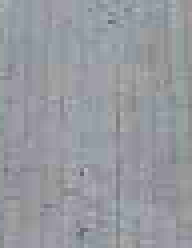
#> input picture ZAO/parking_zao_edge_detection/template.png, 48 x 62 px (shown 4 times larger)
$ python parking_spaces_sobel.py   (older library calls are emulated)
#> lines starting #> are read from the running program, lines starting #| are printed output that depends on the picture; after the words box and inside, x2 and y2 are one past the last pixel; in counts of white or black regions, pixels touching at a corner belong together
import sys
import cv2
import numpy as np
import math
import struct
import matplotlib as plt
from datetime import datetime
import glob

def order_points(pts):
    # initialzie a list of coordinates that will be ordered
    # such that the first entry in the list is the top-left,
    # the second entry is the top-right, the third is the
    # bottom-right, and the fourth is the bottom-left
    rect = np.zeros((4, 2), dtype = "float32")
    # the top-left point will have the smallest sum, whereas
    # the bottom-right point will have the largest sum
    s = pts.sum(axis = 1)
    rect[0] = pts[np.argmin(s)]
    rect[2] = pts[np.argmax(s)]
    # now, compute the difference between the points, the
    # top-right point will have the smallest difference,
    # whereas the bottom-left will have the largest difference
    diff = np.diff(pts, axis = 1)
    rect[1] = pts[np.argmin(diff)]
    rect[3] = pts[np.argmax(diff)]
    # return the ordered coordinates
    return rect

def four_point_transform(image, one_c):
    #https://www.pyimagesearch.com/2014/08/25/4-point-opencv-getperspective-transform-example/

    pts = [((float(one_c[0])), float(one_c[1])),
            ((float(one_c[2])), float(one_c[3])),
            ((float(one_c[4])), float(one_c[5])),
            ((float(one_c[6])), float(one_c[7]))]

    # obtain a consistent order of the points and unpack them
    # individually
    rect = order_points(np.array(pts))
    (tl, tr, br, bl) = rect
    # compute the width of the new image, which will be the
    # maximum distance between bottom-right and bottom-left
    # x-coordiates or the top-right and top-left x-coordinates
    widthA = np.sqrt(((br[0] - bl[0]) ** 2) + ((br[1] - bl[1]) ** 2))
    widthB = np.sqrt(((tr[0] - tl[0]) ** 2) + ((tr[1] - tl[1]) ** 2))
    maxWidth = max(int(widthA), int(widthB))
    # compute the height of the new image, which will be the
    # maximum distance between the top-right and bottom-right
    # y-coordinates or the top-left and bottom-left y-coordinates
    heightA = np.sqrt(((tr[0] - br[0]) ** 2) + ((tr[1] - br[1]) ** 2))
    heightB = np.sqrt(((tl[0] - bl[0]) ** 2) + ((tl[1] - bl[1]) ** 2))
    maxHeight = max(int(heightA), int(heightB))
    # now that we have the dimensions of the new image, construct
    # the set of destination points to obtain a "birds eye view",
    # (i.e. top-down view) of the image, again specifying points
    # in the top-left, top-right, bottom-right, and bottom-left
    # order
    dst = np.array([
	    [0, 0],
	    [maxWidth - 1, 0],
	    [maxWidth - 1, maxHeight - 1],
	    [0, maxHeight - 1]], dtype = "float32")
    # compute the perspective transform matrix and then apply it
    M = cv2.getPerspectiveTransform(rect, dst)
    warped = cv2.warpPerspective(image, M, (maxWidth, maxHeight))
    # return the warped image
    return warped

#############################################################################
#############################################################################
#############################################################################

pkm_file = open('parking_map_python.txt', 'r')
#> (reads ZAO/parking_zao_edge_detection/parking_map_python.txt from the repository)
pkm_lines = pkm_file.readlines()
pkm_coordinates = []

accuracies = []
f_scores = []

for line in pkm_lines:
    st_line = line.strip()
    sp_line = list(st_line.split(" "))
    pkm_coordinates.append(sp_line)

test_images = [img for img in glob.glob("test_images_zao/*.jpg")]
test_images.sort()

cv2.namedWindow('image', 0)

size_edges = (360, 360)
size = (60, 60)
template_blank = cv2.cvtColor(cv2.resize(cv2.imread('template.png'), size_edges), cv2.COLOR_BGR2GRAY)
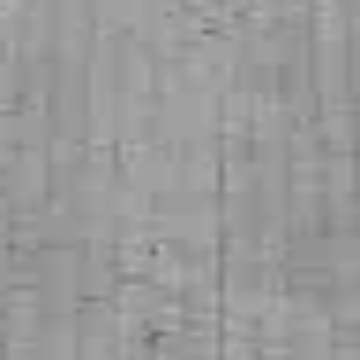
#> template_blank: shape (360, 360); min 105, max 182, mean 153.4
# cv2.cvtColor( , cv2.COLOR_BGR2GRAY)
template_empty_dark = cv2.cvtColor(cv2.resize(cv2.imread('template_empty_dark.png'), size), cv2.COLOR_BGR2GRAY)
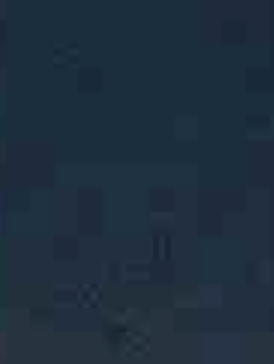
#> input picture ZAO/parking_zao_edge_detection/template_empty_dark.png, 274 x 364 px
#> template_empty_dark: shape (60, 60); min 32, max 56, mean 43.7
template_empty_snow = cv2.cvtColor(cv2.resize(cv2.imread('template_empty_snow.png'), size), cv2.COLOR_BGR2GRAY)
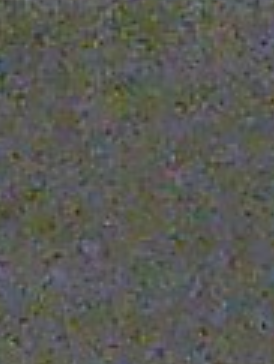
#> input picture ZAO/parking_zao_edge_detection/template_empty_snow.png, 274 x 364 px
#> template_empty_snow: shape (60, 60); min 54, max 122, mean 89.1
for img_name in test_images:
    image = cv2.imread(img_name, 1)
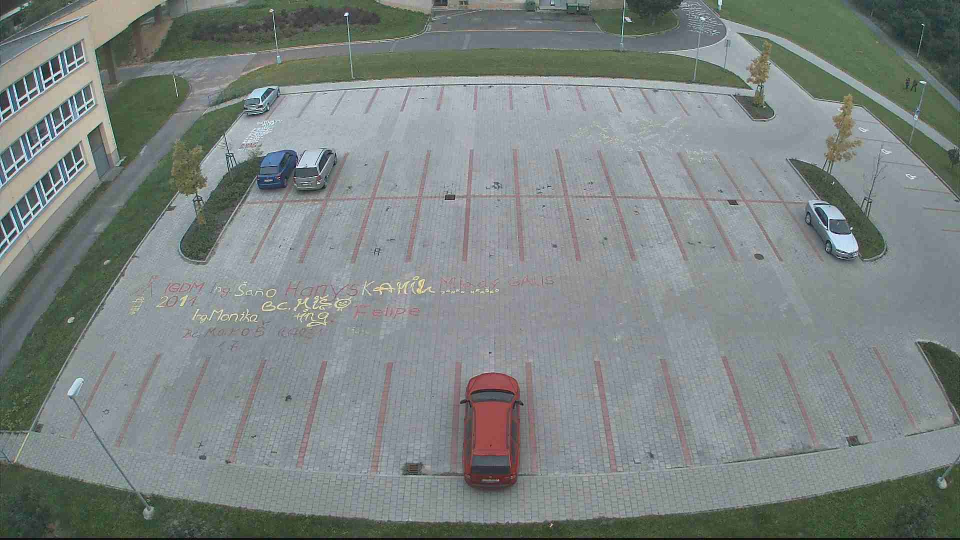
#> input picture ZAO/parking_zao_edge_detection/test_images_zao/test1.jpg, 1920 x 1080 px (shown at 1/2 size)
#> image is the input picture: shape (1080, 1920, 3); mean B, G, R 130.4, 132.4, 124.6
    results = []

    for coord in pkm_coordinates:
        color = (0, 255, 0)
        occupied = False
        parking_spot = image

        parking_spot = cv2.resize(four_point_transform(image, coord), size_edges)
        parking_spot = cv2.cvtColor(parking_spot, cv2.COLOR_BGR2GRAY)
        parking_spot = cv2.convertScaleAbs(parking_spot, alpha=1, beta=220)
        # parking_spot_sobel_x = cv2.convertScaleAbs(cv2.Sobel(parking_spot, cv2.CV_64F, 1, 0, ksize=5))
        # parking_spot_sobel_y = cv2.convertScaleAbs(cv2.Sobel(parking_spot, cv2.CV_64F, 0, 1, ksize=5))

        parking_spot_sobel = cv2.Sobel(parking_spot, cv2.CV_32F, dx=1, dy=1, ksize=5)
        edge_count = cv2.countNonZero(parking_spot_sobel)
        print(edge_count)

        if (edge_count > 50):
            color = (0, 0, 255)
            occupied = True

        cv2.line(image, (int(coord[0]), int(coord[1])), (int(coord[2]), int(coord[3])), color, 2)
        cv2.line(image, (int(coord[2]), int(coord[3])), (int(coord[4]), int(coord[5])), color, 2)
        cv2.line(image, (int(coord[4]), int(coord[5])), (int(coord[6]), int(coord[7])), color, 2)
        cv2.line(image, (int(coord[6]), int(coord[7])), (int(coord[0]), int(coord[1])), color, 2)

        if occupied:
            results.append('1')
        else:
            results.append('0')
#> this loop made 56 passes
#> edge_count on passes 1 to 12: 52, 0, 0, 0, 16, 0, 64, 1000, 0, 0, 0, 0
#| 52
#| 0
#| 0
#| 0
#| 16
#| 0
#| 64
#| 1000
#> (further printed lines are left out)
#> pass 1, in four_point_transform, `warped = cv2.warpPerspective(image, M, (maxWidth, maxHeight))`:
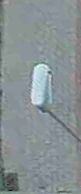
#> warped: shape (194, 81, 3); mean B, G, R 147.5, 145.2, 135.7
#> pass 1, `parking_spot = cv2.resize(four_point_transform(image, coord), size_edg..`:
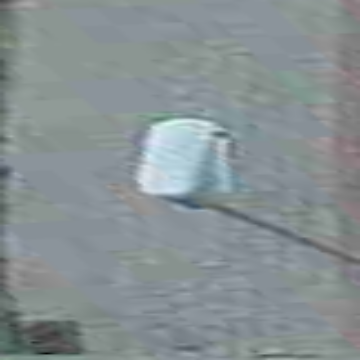
#> parking_spot: shape (360, 360, 3); mean B, G, R 147.4, 145.1, 135.6
#> after the loop:
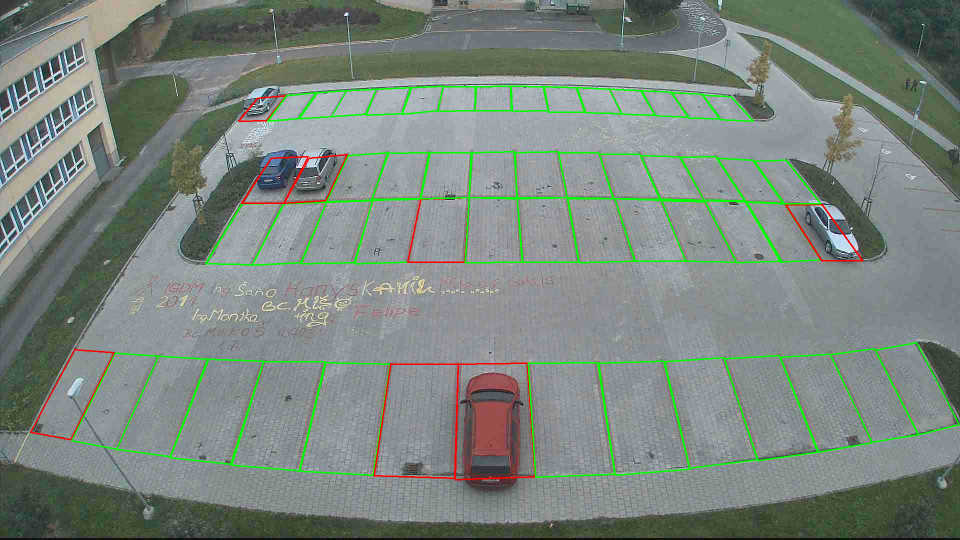
#> image: shape (1080, 1920, 3) (shown at 1/2 size); 2.67% of pixels changed, all inside (x1, y1, x2, y2) = (60, 171, 1920, 961)
#> after the loop: parking_spot: shape (360, 360); every value is 255
#> after the loop: parking_spot_sobel: shape (360, 360) float32; every value is 0
#> after the loop, results = 56 items, first 6: '1', '0', '0', '0', '0', '0'

#> (the run stopped early here; a loop or call above may not have finished)
